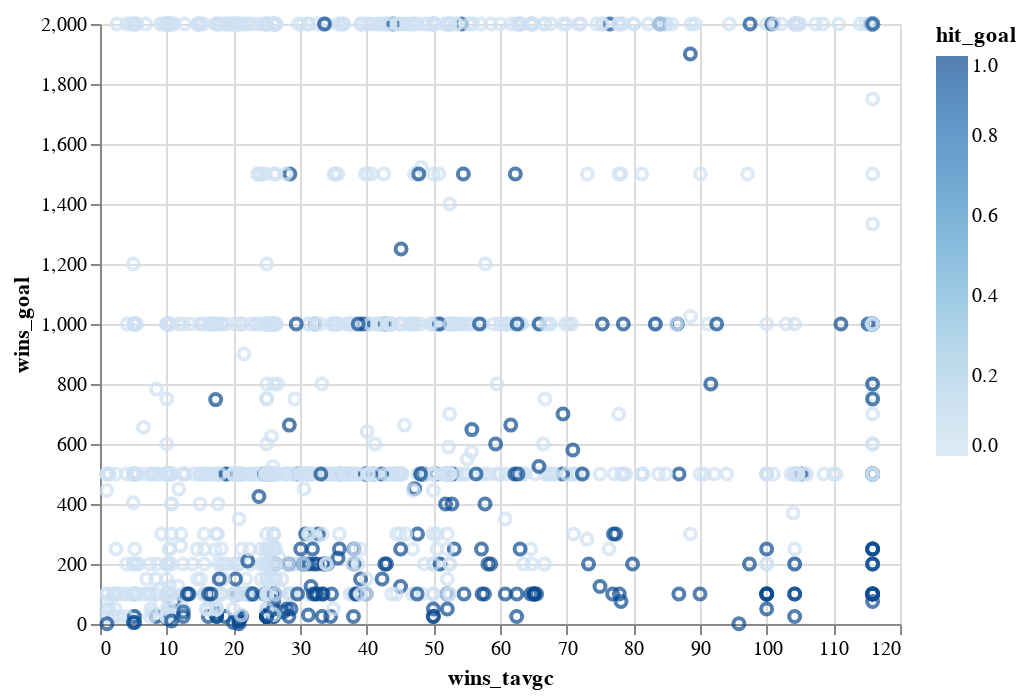

Notebook code cell kept with this figure:
### Code cell
# winsorized transaction avg x winsorized goal
from altair import *
Chart(new_fpdf).mark_point().encode(x='wins_tavgc',y='wins_goal', color='hit_goal')

### Figure 1 — Vega-Lite specification as saved in the notebook (floating-point values rounded to 4 significant figures; data arrays with more than 128 entries replaced by an {"elided": "..."} marker saying what was removed)
{"config": {"view": {"continuousWidth": 400, "continuousHeight": 300}}, "data": {"name": "data-51d0918cdd21745db847ef7a2f9a5d9e"}, "mark": "point", "encoding": {"color": {"type": "quantitative", "field": "hit_goal"}, "x": {"type": "quantitative", "field": "wins_tavgc"}, "y": {"type": "quantitative", "field": "wins_goal"}}, "$schema": "https://vega.github.io/schema/vega-lite/v4.8.1.json", "datasets": {"data-51d0918cdd21745db847ef7a2f9a5d9e": {"elided": "1393 records"}}}
